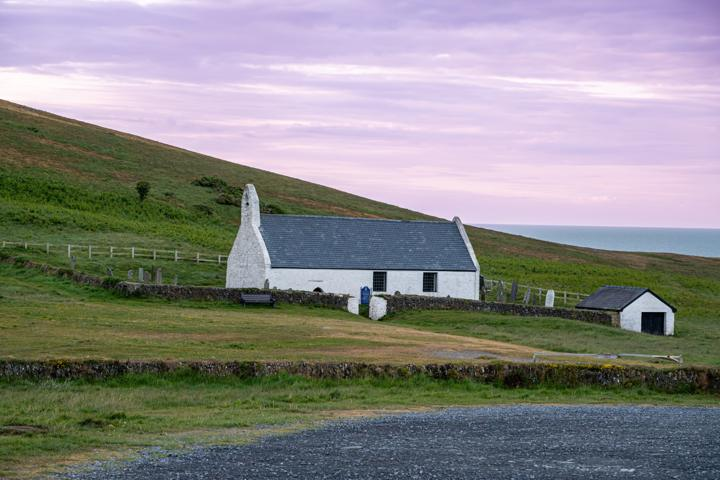
#> input picture site/assets/photos/chapel.jpg, 720 x 480 px
$ python -i focus.py   (imports and definitions only)
#> lines starting #> are read from the running program, lines starting #| are printed output that depends on the picture
"""Focus / defocus map from local gradient energy. No learned weights.

A photographed subject in focus has fine texture (barbs, fur, scales); a defocused background keeps its large soft shapes
and loses its fine texture. So the share of local energy that sits in the finest band tells sharp from blurred, as long
as there is any texture to judge. Where there is none (a smooth belly, a clear sky) the map says "cannot tell" through
`confidence`, never "blurred": flat pixels are not evidence of defocus.
"""
from __future__ import annotations

from dataclasses import dataclass

import numpy as np
from scipy import ndimage as ndi


@dataclass
class FocusMap:
    #: 0 (blurred or flat) to 1 (strongly textured at the finest scale): log of the fine-band energy above the noise floor.
    score: np.ndarray
    #: Share of local band energy that sits in the finest band (0 to 1). In focus a textured area keeps a good share there;
    #: a soft edge of any contrast has almost none. Used to veto "sharp" calls that come from contrast alone.
    ratio: np.ndarray
    #: Fine-band and mid-band local energy after removing the noise floor (for diagnostics).
    fine: np.ndarray
    mid: np.ndarray
    noise_floor: float


def luma(rgb: np.ndarray) -> np.ndarray:
    x = np.asarray(rgb, np.float32)
    if x.max() > 1.5:
        x = x / 255.0
    return 0.299 * x[..., 0] + 0.587 * x[..., 1] + 0.114 * x[..., 2]


def focus_map(rgb: np.ndarray, window: float = 3.0, fine_sigma: float = 1.0, mid_sigma: float = 2.5) -> FocusMap:
    """`window` is the local averaging scale in px (for a working size of about 1024 px on the long edge)."""
    L = luma(rgb)
    g1 = ndi.gaussian_filter(L, fine_sigma)
    g2 = ndi.gaussian_filter(L, mid_sigma)
    fine = ndi.gaussian_filter((L - g1) ** 2, window)
    mid = ndi.gaussian_filter((g1 - g2) ** 2, window)
    # Noise floor: the quietest few percent of the picture. A frame that is sharp everywhere has no quiet part, so its
    # floor is high and its score range is squashed: `build_trimap` reads that as "nothing is defocused".
    nf_fine = float(np.percentile(fine, 3)) + 1e-9
    nf_mid = float(np.percentile(mid, 3)) + 1e-9
    fine_c = np.maximum(fine - nf_fine, 0)
    mid_c = np.maximum(mid - nf_mid, 0)
    z = np.log10(1.0 + fine_c / nf_fine)  # decades of fine-band energy above the floor
    top = max(float(np.percentile(z, 97)), 1.0)
    score = np.clip(z / top, 0, 1).astype(np.float32)
    ratio = (fine_c / (fine_c + mid_c + 1e-12)).astype(np.float32)
    return FocusMap(score=score, ratio=ratio, fine=fine_c.astype(np.float32), mid=mid_c.astype(np.float32), noise_floor=nf_fine)


def otsu(values: np.ndarray, weights: np.ndarray | None = None, bins: int = 64) -> tuple[float, float]:
    """Otsu threshold of values in [0, 1] and its separability (between-class variance over total variance, 0..1)."""
    hist, edges = np.histogram(values, bins=bins, range=(0, 1), weights=weights)
    hist = hist.astype(np.float64)
    total = hist.sum()
    if total <= 0:
        return 0.5, 0.0
    centres = (edges[:-1] + edges[1:]) / 2
    w0 = np.cumsum(hist)
    w1 = total - w0
    m0 = np.cumsum(hist * centres) / np.maximum(w0, 1e-12)
    m1 = (np.sum(hist * centres) - np.cumsum(hist * centres)) / np.maximum(w1, 1e-12)
    between = w0 * w1 * (m0 - m1) ** 2 / (total * total)
    k = int(np.argmax(between))
    mean = np.sum(hist * centres) / total
    var = np.sum(hist * (centres - mean) ** 2) / total
    return float(centres[k]), float(between[k] / var) if var > 1e-12 else 0.0

>>> import cv2
>>> picture = cv2.imread('../../../site/assets/photos/chapel.jpg', cv2.IMREAD_GRAYSCALE)
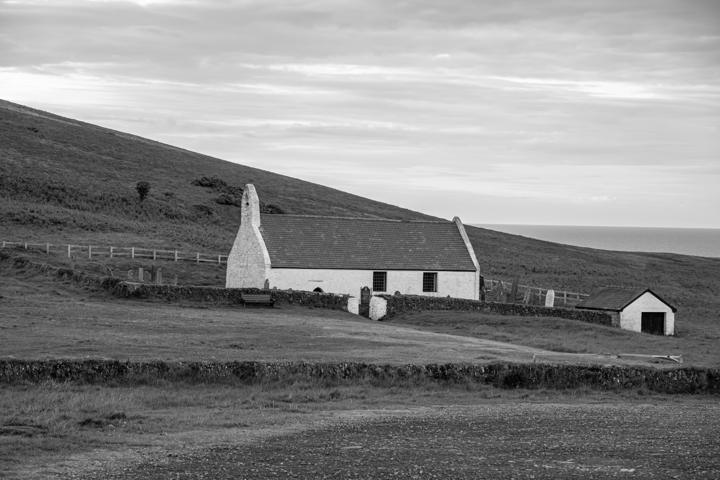
#> picture: shape (480, 720); min 0, max 255, mean 135.8
>>> result = focus_map(picture)
#> in focus_map, `L = luma(rgb)`: L = 480 values, max 1 at index 97, min 0.0781 at index 432, mean 0.395
#> in focus_map, `g1 = ndi.gaussian_filter(L, fine_sigma)`: g1 = 480 values, max 0.987 at index 77, min 0.114 at index 363, mean 0.395
#> in focus_map, `g2 = ndi.gaussian_filter(L, mid_sigma)`: g2 = 480 values, max 0.982 at index 77, min 0.138 at index 257, mean 0.395
#> in focus_map, `fine = ndi.gaussian_filter((L - g1) ** 2, window)`: fine = 480 values, max 0.00353 at index 99, min 2.4e-06 at index 54, mean 0.000349
#> in focus_map, `mid = ndi.gaussian_filter((g1 - g2) ** 2, window)`: mid = 480 values, max 0.00619 at index 99, min 4.64e-06 at index 44, mean 0.000393
#> in focus_map, `nf_fine = float(np.percentile(fine, 3)) + 1e-9`: nf_fine = 3.94e-06
#> in focus_map, `nf_mid = float(np.percentile(mid, 3)) + 1e-9`: nf_mid = 7.17e-06
#> in focus_map, `fine_c = np.maximum(fine - nf_fine, 0)`: fine_c = 480 values, max 0.00352 at index 99, min 0 at index 18, mean 0.000345
#> in focus_map, `mid_c = np.maximum(mid - nf_mid, 0)`: mid_c = 480 values, max 0.00618 at index 99, min 0 at index 42, mean 0.000386
#> in focus_map, `z = np.log10(1.0 + fine_c / nf_fine)`: z = 480 values, max 2.95 at index 99, min 0 at index 18, mean 1.63
#> in focus_map, `top = max(float(np.percentile(z, 97)), 1.0)`: top = 2.46
#> in focus_map, `score = np.clip(z / top, 0, 1).astype(np.float32)`: score = 480 values, max 1 at index 94, min 0 at index 18, mean 0.662
#> in focus_map, `ratio = (fine_c / (fine_c + mid_c + 1e-12)).astype(np.float32)`: ratio = 480 values, max 1 at index 85, min 0 at index 18, mean 0.492

$ run again, on site/assets/photos/dragonfly.jpg
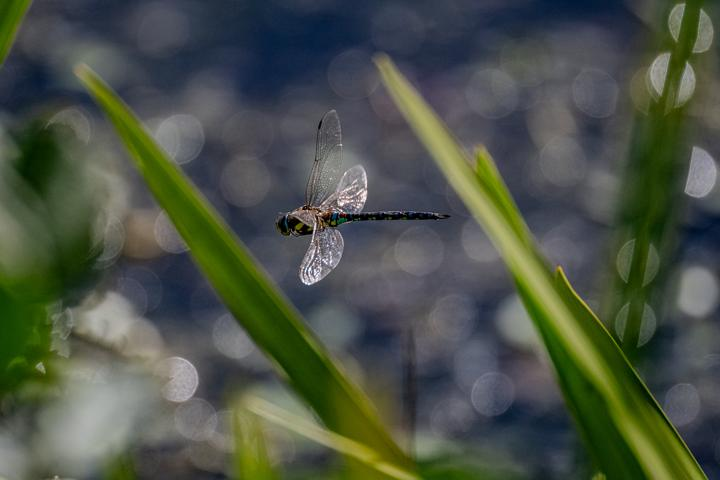
#> input picture site/assets/photos/dragonfly.jpg, 720 x 480 px
#> `picture = cv2.imread('../../../site/assets/photos/chapel.jpg', cv2.IMR..`:
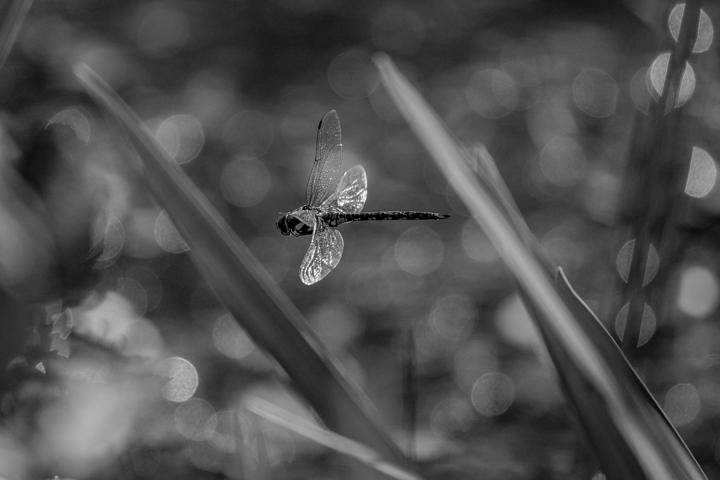
#> picture: shape (480, 720); min 0, max 255, mean 79.1
#> L = 480 values, max 0.623 at index 479, min 0.126 at index 384, mean 0.306
#> g1 = 480 values, max 0.614 at index 479, min 0.131 at index 385, mean 0.306
#> g2 = 480 values, max 0.587 at index 479, min 0.135 at index 385, mean 0.306
#> fine = 480 values, max 3.86e-05 at index 479, min 8.11e-08 at index 300, mean 4.35e-06
#> mid = 480 values, max 0.000325 at index 479, min 1.77e-07 at index 323, mean 1.49e-05
#> nf_fine = 2.17e-07
#> nf_mid = 2.96e-07
#> fine_c = 480 values, max 3.84e-05 at index 479, min 0 at index 298, mean 4.14e-06
#> mid_c = 480 values, max 0.000325 at index 479, min 0 at index 311, mean 1.46e-05
#> z = 480 values, max 2.25 at index 479, min 0 at index 298, mean 1.08
#> top = 1.86
#> score = 480 values, max 1 at index 390, min 0 at index 298, mean 0.575
#> ratio = 480 values, max 1 at index 311, min 0 at index 298, mean 0.332
